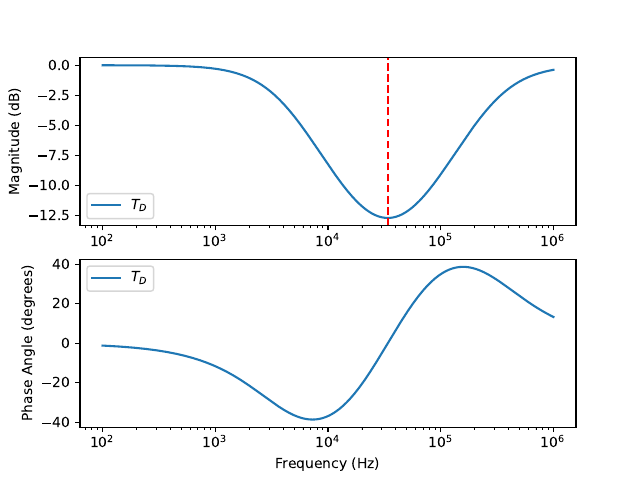

Write the Python code that produced this figure.
import numpy as np
import matplotlib.pyplot as plt
import pandas as pd

def T(Rs,L,C,omega):
    '''Outputs the transfer function of a L and C in series. Inputs are:
    Rs - the (small, but finite) resistance of a real L and C
    component in series.  L - inductance, C- capacitance, omega -
    angular frequency.'''
    zs = Rs +1j*omega*L + 1/(1j*omega*C)
    return R/(R+zs)


C = 2.2e-9   # F
R = 300     # ohm
L = 10e-3   # H
f = np.logspace(start=2, stop=6, base=10, num=10001, endpoint=True)
omega = 2.0*np.pi*f

omega0 = 1/np.sqrt(L*C)
f0=omega0/(2*np.pi)
Rp = 1000 # tune this with your real data!!
def T(Rp,L,C,omega):
    '''Outputs the transfer function of a L and C in series. Inputs are:
    Rs - the (small, but finite) resistance of a real L and C
    component in series.  L - inductance, C- capacitance, omega -
    angular frequency.'''
    zp = 1/(1/Rp +1j*(omega*C - 1/(omega*L)))
    return R/(R+zp)

# calling the transfer function, for particular input parameters:
TD = T(Rp,L,C,omega)

filename = 'filterD.txt'
df = pd.read_csv(filename,skiprows=3,names=["f","T","phi"], sep='\s+')
plt.plot(df['f'],df['T'])
plt.show()

fig, (ax1, ax2) = plt.subplots(num=1, nrows=2, clear=True)
ax1.semilogx(f, 20*np.log10(np.abs(TD)),label='$T_D$')
ax1.axvline(f0,color='r',linestyle='--')
ax2.semilogx(f, np.angle(TD)*180/np.pi,label='$T_D$')
plt.xlabel('Frequency (Hz)')
ax1.set_ylabel('Magnitude (dB)')
ax2.set_ylabel('Phase Angle (degrees)')
ax1.legend()
ax2.legend()
plt.savefig('filterD.pdf')
plt.show()
